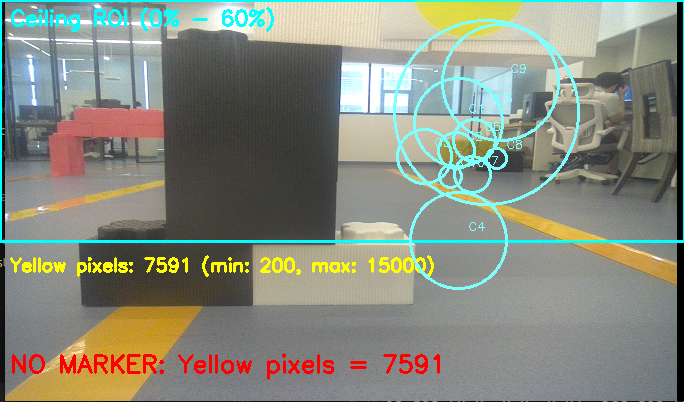
#> input picture yellow_line_ws/test_results/10_accurate_debug.png, 684 x 402 px
$ python -i test_yellow_marker_detector_accurate.py   (imports and definitions only)
#> lines starting #> are read from the running program, lines starting #| are printed output that depends on the picture; after the words box and inside, x2 and y2 are one past the last pixel; in counts of white or black regions, pixels touching at a corner belong together
#> in test_single_image, image is the input picture: shape (402, 684, 3); mean B, G, R 125.8, 138.8, 135
#| 图片尺寸: (402, 684, 3)
#!/usr/bin/env python3

"""
精确的黄色标志物检测器测试脚本
目标：图片1-10每张有1个圆，图片11没有圆
避免误检，提高检测精度
"""

import cv2
import numpy as np
import os
import sys
from typing import Optional, Tuple

class YellowMarkerDetectorAccurate:
    def __init__(self):
        # 放宽黄色范围以适应不同光照条件
        self.lower_yellow = np.array([15, 50, 50])     # 进一步放宽色调、饱和度和亮度下限
        self.upper_yellow = np.array([35, 255, 255])   # 扩大色调上限

        # 检测参数 - 针对天花板上的圆形标志物
        self.roi_top_ratio = 0.0       # 从顶部开始
        self.roi_bottom_ratio = 0.6    # 扩大到60%区域覆盖更多天花板
        self.valid_circle_y_ratio = 0.5  # 只接受ROI前50%区域内的圆形（真正的天花板区域）

        # 霍夫圆检测参数 - 放宽参数提高检测率
        self.min_radius = 5            # 减小最小半径
        self.max_radius = 150          # 增加最大半径
        self.min_dist = 20             # 减小圆心间最小距离
        self.param1 = 20               # 进一步降低边缘检测阈值
        self.param2 = 10               # 进一步降低累积阈值

        # 面积过滤参数 - 适应更宽的黄色范围
        self.min_area = 200            # 最小黄色区域面积
        self.max_area = 15000          # 增加最大黄色区域面积以适应更宽的HSV范围

    def detect_yellow_marker(self, image: np.ndarray) -> Optional[Tuple[float, Tuple[int, int, int]]]:
        """
        精确检测黄色标志物 - 避免误检
        """
        try:
            print(f'开始精确检测 - 图像形状: {image.shape}')
#| 开始精确检测 - 图像形状: (402, 684, 3)
            height, width = image.shape[:2]

            # 限制ROI区域到天花板部分
            roi_top = int(height * self.roi_top_ratio)
            roi_bottom = int(height * self.roi_bottom_ratio)
            roi_image = image[roi_top:roi_bottom, :]
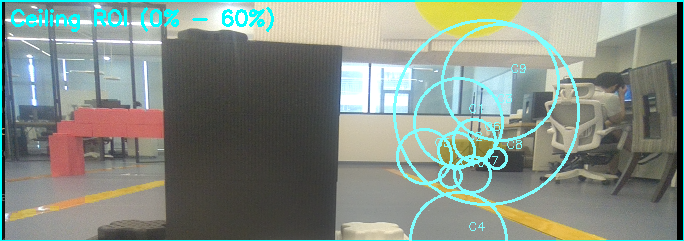
#> roi_image: shape (241, 684, 3); mean B, G, R 133.5, 142.9, 132.2
            print(f'天花板ROI区域: ({roi_top}, {roi_bottom}), 形状: {roi_image.shape}')
#| 天花板ROI区域: (0, 241), 形状: (241, 684, 3)

            # HSV转换
            hsv = cv2.cvtColor(roi_image, cv2.COLOR_BGR2HSV)
#> hsv: shape (241, 684, 3); mean H, S, V 47.9, 42.7, 148.9

            # 创建严格的黄色掩码
            mask = cv2.inRange(hsv, self.lower_yellow, self.upper_yellow)
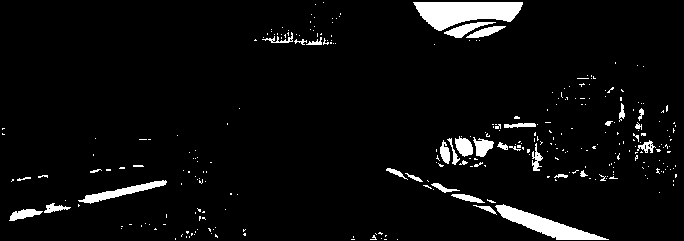
#> mask: shape (241, 684); 4.8% white; 303 white regions (266 under 20 px), largest, box (x1, y1, x2, y2) and area: (413, 2, 523, 31) 2058, (495, 204, 609, 240) 1344, (78, 180, 167, 204) 589
            yellow_pixels = np.sum(mask > 0)
#> yellow_pixels = 7980
            print(f'黄色像素数: {yellow_pixels}')
#| 黄色像素数: 7980

            # 如果黄色像素太少，直接返回
            if yellow_pixels < self.min_area:
                print("黄色像素数太少，无标志物")
                return None

            # 如果黄色像素太多，可能是误检黄线
            if yellow_pixels > self.max_area:
                print("黄色像素数太多，可能是地面黄线，跳过")
                return None

            # 形态学操作 - 去噪声
            kernel = np.ones((5, 5), np.uint8)
            mask = cv2.morphologyEx(mask, cv2.MORPH_OPEN, kernel)
#> mask: shape (241, 684); 3.2% white; 11 white regions, largest, box (x1, y1, x2, y2) and area: (416, 2, 522, 30) 2039, (497, 205, 597, 240) 1305, (85, 181, 164, 203) 557
            mask = cv2.morphologyEx(mask, cv2.MORPH_CLOSE, kernel)
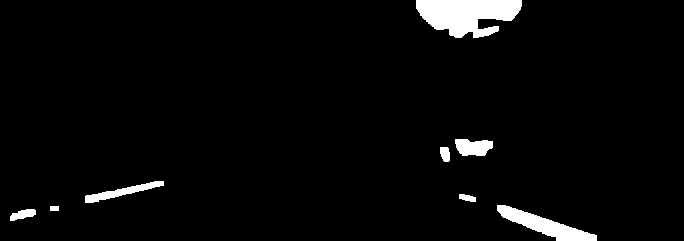
#> mask: shape (241, 684); 3.4% white; 8 white regions, largest, box (x1, y1, x2, y2) and area: (416, 0, 522, 38) 2805, (497, 205, 597, 241) 1346, (85, 181, 164, 203) 557

            # 使用严格的霍夫圆检测参数
            circles = cv2.HoughCircles(
                mask,
                cv2.HOUGH_GRADIENT,
                dp=1,
                minDist=self.min_dist,
                param1=self.param1,
                param2=self.param2,
                minRadius=self.min_radius,
                maxRadius=self.max_radius
            )
#> circles = [[463.5, 145.5, 8.2], [480.5, 131.5, 23.6]]

            if circles is not None:
                circles = np.uint16(np.around(circles))
#> circles = [[464, 146, 8], [480, 132, 24]]
                print(f'检测到{len(circles[0])}个候选圆形')
#| 检测到2个候选圆形

                # 只返回最佳的一个圆（最大的或最圆的）
                best_circle = None
                best_score = 0

                for circle in circles[0, :]:
                    x, y, radius = circle

                    # 验证圆形的有效性（包括位置过滤）
                    roi_height = roi_image.shape[0]
                    if not self.validate_circle(mask, x, y, radius, roi_height):
                        continue

                    # 计算圆形质量分数（半径 + 圆形度）
                    circularity = self.calculate_circularity(mask, x, y, radius)
                    score = radius * circularity  # 半径越大、越圆的分数越高

                    print(f'圆形: 位置({x},{y}), 半径{radius}, 圆形度{circularity:.2f}, 分数{score:.1f}')

                    if score > best_score:
                        best_score = score
                        best_circle = circle
#> this loop made 2 passes
#> (roi_height, max_valid_y in validate_circle) on passes 1 to 2: (241, 120), (241, 120)
#> (printed output is left out)
#> after the loop, best_score = 0

                if best_circle is not None:
                    x, y, radius = best_circle
                    distance = self.calculate_distance_from_circle(radius)
                    print(f'最佳圆形: 位置({x},{y}), 半径{radius}, 距离{distance:.2f}m')
                    return (distance, (x, y, radius))

            print("未检测到有效的圆形标志物")
            return None

        except Exception as e:
            print(f'检测过程出错: {str(e)}')
            return None

    def validate_circle(self, mask: np.ndarray, x: int, y: int, radius: int, roi_height: int) -> bool:
        """验证圆形的有效性 - 包括位置和填充度验证"""
        try:
            # 添加Y坐标位置过滤：只接受ROI前50%区域内的圆形
            max_valid_y = int(roi_height * self.valid_circle_y_ratio)
            if y > max_valid_y:
                print(f'圆形Y坐标{y}超过有效区域{max_valid_y}，跳过')
                return False

            # 检查圆形是否在掩码范围内
            h, w = mask.shape
            x, y, radius = int(x), int(y), int(radius)  # 确保为整数类型
            if x - radius < 0 or x + radius >= w or y - radius < 0 or y + radius >= h:
                return False

            # 检查圆形区域内的像素填充度
            circle_mask = np.zeros_like(mask)
            cv2.circle(circle_mask, (x, y), radius, 255, -1)

            intersection = cv2.bitwise_and(mask, circle_mask)
            circle_area = np.pi * radius * radius
            filled_area = np.sum(intersection > 0)
            fill_ratio = filled_area / circle_area

            # 要求至少50%的填充度
            return fill_ratio > 0.5

        except:
            return False

    # [32 lines left out: functions calculate_circularity, calculate_distance_from_circle, not called in this run]

    def create_debug_image(self, image: np.ndarray, detection_result) -> np.ndarray:
        """创建调试图像"""
        debug_image = image.copy()
        height, width = image.shape[:2]

        # 绘制ROI区域
        roi_top = int(height * self.roi_top_ratio)
        roi_bottom = int(height * self.roi_bottom_ratio)
        cv2.rectangle(debug_image, (0, roi_top), (width, roi_bottom), (255, 255, 0), 2)
#> debug_image: shape (402, 684, 3); 0.1% of pixels changed, all inside (x1, y1, x2, y2) = (409, 0, 606, 243)
        cv2.putText(debug_image, f"Ceiling ROI (0% - {int(self.roi_bottom_ratio*100)}%)",
                   (10, roi_top + 25), cv2.FONT_HERSHEY_SIMPLEX, 0.7, (255, 255, 0), 2)

        # 在ROI区域检测黄色
        roi_image = image[roi_top:roi_bottom, :]
        hsv = cv2.cvtColor(roi_image, cv2.COLOR_BGR2HSV)
        mask = cv2.inRange(hsv, self.lower_yellow, self.upper_yellow)

        # 形态学操作
        kernel = np.ones((5, 5), np.uint8)
        mask = cv2.morphologyEx(mask, cv2.MORPH_OPEN, kernel)
        mask = cv2.morphologyEx(mask, cv2.MORPH_CLOSE, kernel)

        # 显示黄色区域
        yellow_overlay = debug_image.copy()
        yellow_overlay[roi_top:roi_bottom, :][mask > 0] = [0, 255, 255]
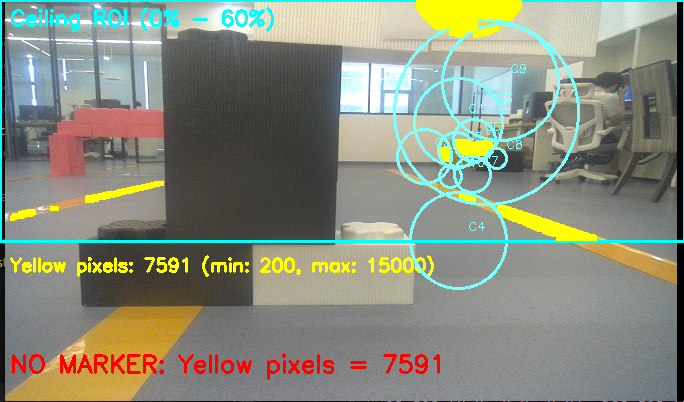
#> yellow_overlay: shape (402, 684, 3); mean B, G, R 124, 140.1, 136.2
        debug_image = cv2.addWeighted(debug_image, 0.8, yellow_overlay, 0.2, 0)

        # 显示黄色像素统计
        yellow_pixels = np.sum(mask > 0)
#> yellow_pixels = 5679
        cv2.putText(debug_image, f"Yellow pixels: {yellow_pixels} (min: {self.min_area}, max: {self.max_area})",
                   (10, roi_bottom + 30), cv2.FONT_HERSHEY_SIMPLEX, 0.6, (0, 255, 255), 2)
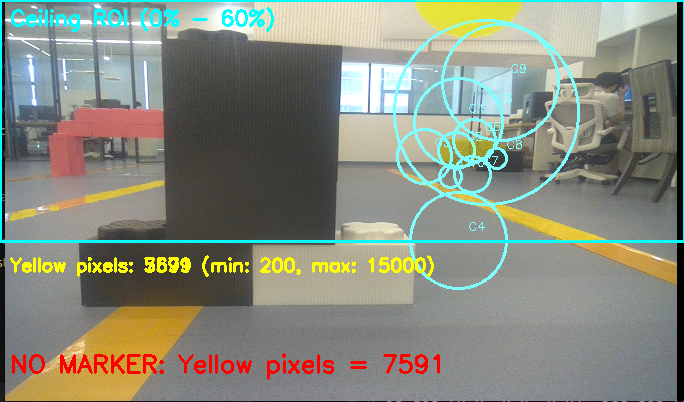
#> debug_image: shape (402, 684, 3); mean B, G, R 125.4, 139.2, 135.3

        # 显示所有候选圆形
        circles = cv2.HoughCircles(
            mask, cv2.HOUGH_GRADIENT, dp=1, minDist=self.min_dist,
            param1=self.param1, param2=self.param2,
            minRadius=self.min_radius, maxRadius=self.max_radius
        )
#> circles = [[463.5, 145.5, 8.2], [480.5, 131.5, 23.6]]

        if circles is not None:
            circles = np.uint16(np.around(circles))
#> circles = [[464, 146, 8], [480, 132, 24]]
            for i, circle in enumerate(circles[0, :]):
                x, y, radius = circle
                y_adjusted = y + roi_top

                # 绘制候选圆形（浅蓝色）
                cv2.circle(debug_image, (x, y_adjusted), radius, (255, 255, 128), 2)
                cv2.putText(debug_image, f"C{i+1}", (x + 10, y_adjusted - 10),
                           cv2.FONT_HERSHEY_SIMPLEX, 0.4, (255, 255, 128), 1)
#> this loop made 2 passes
#> (x, y, radius, y_adjusted) on passes 1 to 2: (464, 146, 8, 146), (480, 132, 24, 132)
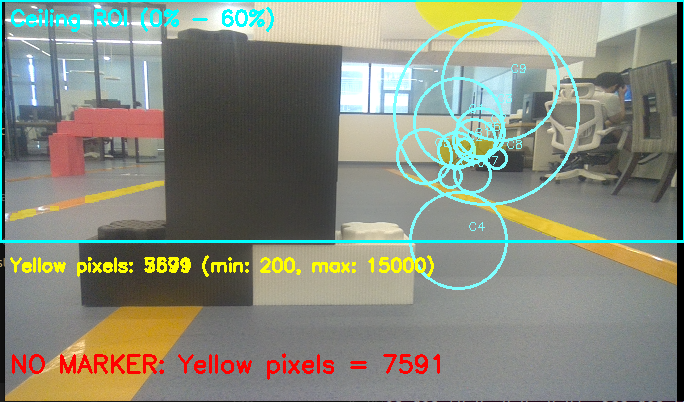
#> debug_image: shape (402, 684, 3); 0.17% of pixels changed, all inside (x1, y1, x2, y2) = (455, 107, 506, 157)

        # 绘制最终检测结果
        if detection_result:
            distance, circle = detection_result
            x, y, radius = circle
            y_adjusted = y + roi_top

            # 绘制最终圆形（红色）
            cv2.circle(debug_image, (x, y_adjusted), radius, (0, 0, 255), 3)
            cv2.circle(debug_image, (x, y_adjusted), 5, (0, 0, 255), -1)

            # 显示信息
            cv2.putText(debug_image, f"DETECTED: D={distance:.2f}m, R={radius}px",
                       (x + 10, y_adjusted - 30), cv2.FONT_HERSHEY_SIMPLEX, 0.6, (0, 0, 255), 2)

            result_text = f"SUCCESS: 1 Yellow Marker Detected"
            color = (0, 255, 0)
        else:
            result_text = f"NO MARKER: Yellow pixels = {yellow_pixels}"
#> result_text = 'NO MARKER: Yellow pixels = 5679'
            color = (0, 0, 255)

        cv2.putText(debug_image, result_text, (10, height - 30),
                   cv2.FONT_HERSHEY_SIMPLEX, 0.8, color, 2)
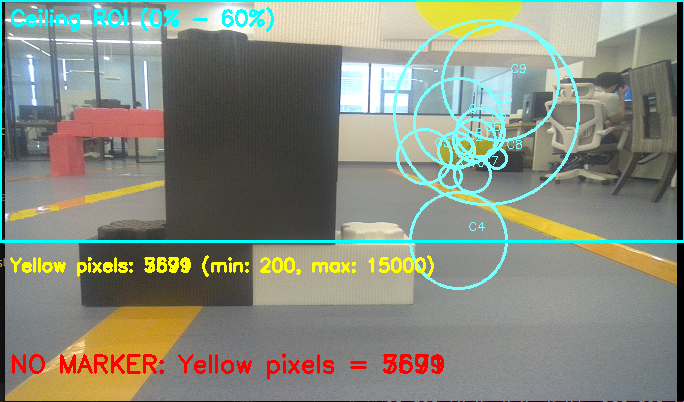
#> debug_image: shape (402, 684, 3); 0.1% of pixels changed, all inside (x1, y1, x2, y2) = (383, 354, 444, 374)

        return debug_image

    def test_single_image(self, image_path: str, save_debug: bool = True) -> bool:
        """测试单张图片"""
        print(f"\n{'='*50}")
        print(f"测试图片: {os.path.basename(image_path)}")
        print(f"{'='*50}")

        # 读取图片
        image = cv2.imread(image_path)
        if image is None:
            print(f"❌ 无法读取图片: {image_path}")
            return False

        print(f"图片尺寸: {image.shape}")

        # 检测
        detection_result = self.detect_yellow_marker(image)

        # 输出结果
        if detection_result:
            distance, circle = detection_result
            x, y, radius = circle
            print(f"✅ 检测到黄色标志物:")
            print(f"   位置: ({x}, {y})")
            print(f"   半径: {radius} 像素")
            print(f"   距离: {distance:.2f} 米")
        else:
            print("❌ 未检测到黄色标志物")

        # 保存调试图像
        if save_debug:
            debug_image = self.create_debug_image(image, detection_result)

            filename = os.path.basename(image_path)
            name, ext = os.path.splitext(filename)
            debug_path = f"test_results/{name}_accurate_debug{ext}"

            os.makedirs("test_results", exist_ok=True)
            cv2.imwrite(debug_path, debug_image)
            print(f"📁 调试图像已保存: {debug_path}")

        return detection_result is not None

    # [82 lines left out: functions test_all_images, main, not called in this run]

# [2 lines not run here, left out]

>>> result = YellowMarkerDetectorAccurate().test_single_image('test_results/10_accurate_debug.png')
#> result = False

$ run again, on yellow_line_ws/test_results/2_accurate_debug.png
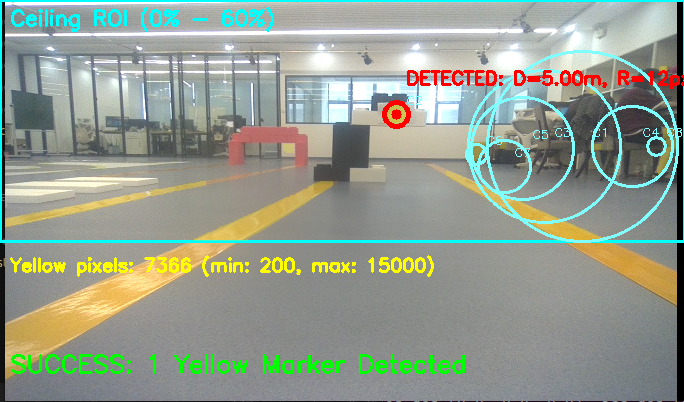
#> input picture yellow_line_ws/test_results/2_accurate_debug.png, 684 x 402 px
#> in test_single_image, image is the input picture: shape (402, 684, 3); mean B, G, R 143.2, 156.5, 148.1
#| 图片尺寸: (402, 684, 3)
#| 开始精确检测 - 图像形状: (402, 684, 3)
#| 天花板ROI区域: (0, 241), 形状: (241, 684, 3)
#> hsv: shape (241, 684, 3); mean H, S, V 54.9, 38.8, 169.2
#> in detect_yellow_marker, `mask = cv2.inRange(hsv, self.lower_yellow, self.upper_yellow)`:
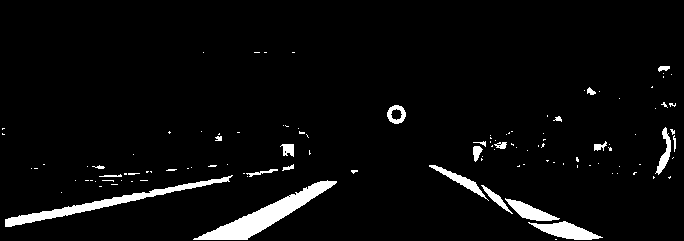
#> mask: shape (241, 684); 4.4% white; 117 white regions (95 under 20 px), largest, box (x1, y1, x2, y2) and area: (193, 180, 337, 240) 2198, (5, 175, 233, 227) 1569, (528, 221, 603, 240) 710
#> in detect_yellow_marker, `yellow_pixels = np.sum(mask > 0)`: yellow_pixels = 7192
#| 黄色像素数: 7192
#> in detect_yellow_marker, `circles = cv2.HoughCircles( mask, cv2.HOUGH_GRADIENT, dp=1, minDist=se..`: circles = [[629.5, 136.5, 37.8]]
#> in detect_yellow_marker, `circles = np.uint16(np.around(circles))`: circles = [[630, 136, 38]]
#| 检测到1个候选圆形
#> the loop in detect_yellow_marker, `for circle in circles[0, :]:` made 1 pass
#> (roi_height, max_valid_y in validate_circle) on pass 1: (241, 120)
#> (printed output is left out)
#> after the loop in detect_yellow_marker, `for circle in circles[0, :]:`: best_score = 0
#> yellow_overlay: shape (402, 684, 3); mean B, G, R 141.3, 158.1, 149.1
#> in create_debug_image, `yellow_pixels = np.sum(mask > 0)`: yellow_pixels = 5636
#> in create_debug_image, `circles = cv2.HoughCircles( mask, cv2.HOUGH_GRADIENT, dp=1, minDist=se..`: circles = [[629.5, 136.5, 37.8]]
#> in create_debug_image, `circles = np.uint16(np.around(circles))`: circles = [[630, 136, 38]]
#> the loop in create_debug_image, `for i, circle in enumerate(circles[0, :]):` made 1 pass
#> (x, y, radius, y_adjusted) on pass 1: (630, 136, 38, 136)
#> result_text = 'NO MARKER: Yellow pixels = 5636'
#> in create_debug_image, `cv2.putText(debug_image, result_text, (10, height - 30), cv2.FONT_HERS..`:
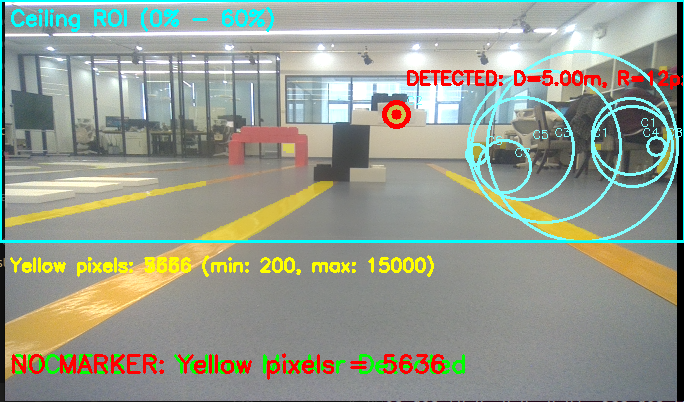
#> debug_image: shape (402, 684, 3); mean B, G, R 142.3, 155.2, 150.2
#> result = False
